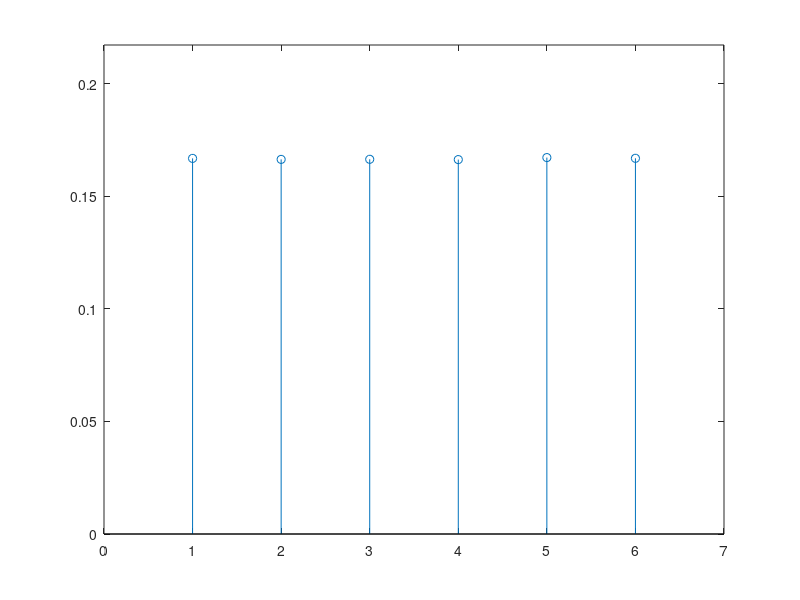

Write the MATLAB code that produced this figure.
close all
clear all

% Número de muestras
Np = 1e6;

% Se genera la V.A
X = randi(6,1, Np);

% Calculamos su función masa de probabilidad
xi = unique(X);
y = histc(X,xi)/Np;

% Dibujamos su función masa de probabilidad
stem(xi, y);
axis([xi(1) - 1, xi(end) + 1, 0, max(y) + 0.05])